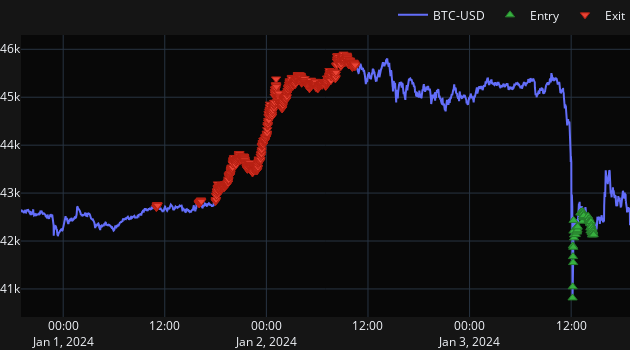

Source (notebook cell):
### Code cell
def plot_btc_signals():
    btc_usd_er = prices["BTC-USD"]
    fig = btc_usd_er.vbt.plot()
    max_index = pf.total_return().idxmax()
    entries = o.entries[max_index]
    exits = o.exits[max_index]
    fig = entries.vbt.signals.plot_as_entry_markers(btc_usd_er, fig=fig)
    fig = exits.vbt.signals.plot_as_exit_markers(btc_usd_er, fig=fig)
    fig.show()
plot_btc_signals()
